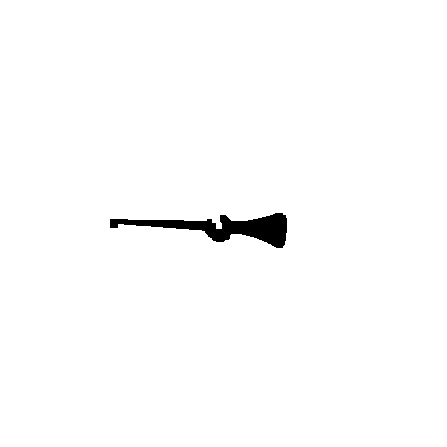
#> input picture src/mascara.jpg, 447 x 447 px, found by its file name
$ python angulo.py
#> lines starting #> are read from the running program, lines starting #| are printed output that depends on the picture; after the words box and inside, x2 and y2 are one past the last pixel; in counts of white or black regions, pixels touching at a corner belong together
import cv2
import numpy as np

# Cargar la máscara segmentada
mascara_aguja = cv2.imread('src/mascara.jpg', cv2.IMREAD_GRAYSCALE)
#> mascara_aguja is the input picture: shape (447, 447); min 0, max 255, mean 251.9

# Mostrar la máscara segmentada para verificar su contenido
cv2.imshow('mascara_segmentada', mascara_aguja)
cv2.waitKey(0)

# Invertir la máscara para que la aguja sea blanca sobre fondo negro
mascara_aguja_inv = cv2.bitwise_not(mascara_aguja)
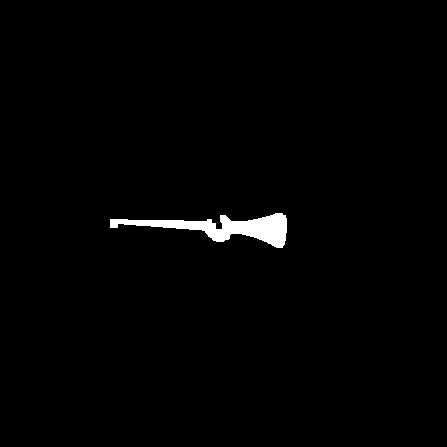
#> mascara_aguja_inv: shape (447, 447); min 0, max 255, mean 3.1

# Mostrar la máscara invertida para verificar
cv2.imshow('mascara_invertida', mascara_aguja_inv)
cv2.waitKey(0)

# Encontrar el contorno de la aguja
contornos, _ = cv2.findContours(mascara_aguja_inv, cv2.RETR_EXTERNAL, cv2.CHAIN_APPROX_SIMPLE)
#> contornos = 32 contours, 31 with area under 20; largest, box (x1, y1, x2, y2) and area: (104, 208, 288, 248) 2589

if contornos:
    # Ajustar una línea recta a los puntos del contorno
    contorno = max(contornos, key=cv2.contourArea)
#> contorno = contour of 491 points, box (x1, y1, x2, y2) (104, 208, 288, 248), area 2589
    [vx, vy, x, y] = cv2.fitLine(contorno, cv2.DIST_L2, 0, 0.01, 0.01)
#> vx = [1]; vy = [0.0154]; x = [217.5]; y = [228.4]

    # Asegurarse de que los valores sean escalares
    vx, vy, x, y = vx[0], vy[0], x[0], y[0]
#> vx = 1; vy = 0.0154; x = 217.5; y = 228.4

    # Calcular dos puntos en la línea ajustada
    lefty = int((-x * vy / vx) + y)
#> lefty = 225
    righty = int(((mascara_aguja_inv.shape[1] - x) * vy / vx) + y)
#> righty = 231

    # Crear una imagen en blanco para mostrar la línea ajustada
    imagen_resultante = np.ones((mascara_aguja_inv.shape[0], mascara_aguja_inv.shape[1], 3), dtype=np.uint8) * 255

    # Calcular la intersección de la línea ajustada con la línea vertical
    height, width = imagen_resultante.shape[:2]
#> height = 447; width = 447
    interseccion_x = width // 2
#> interseccion_x = 223
    interseccion_y = int((interseccion_x - x) * vy / vx + y)
#> interseccion_y = 228

    # Dibujar la línea ajustada desde la intersección hacia la izquierda
    cv2.line(imagen_resultante, (interseccion_x, interseccion_y), (0, lefty), (0, 0, 0), 2)
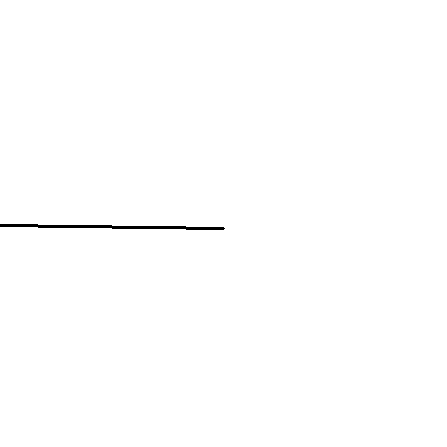
#> imagen_resultante: shape (447, 447, 3); 99.7% white; 1 black region, box (x1, y1, x2, y2) and area: (0, 224, 225, 230) 673

    # Dibujar la línea vertical desde la intersección hacia abajo
    cv2.line(imagen_resultante, (interseccion_x, interseccion_y), (interseccion_x, height), (255, 0, 0), 2)
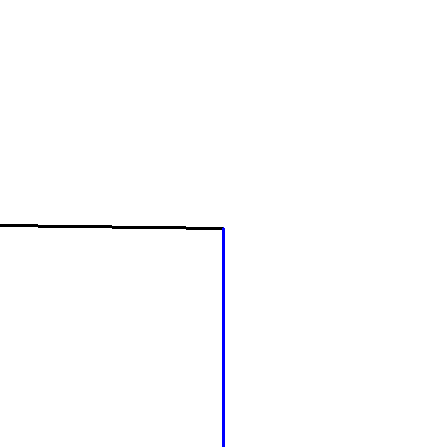
#> imagen_resultante: shape (447, 447, 3); 0.33% of pixels changed, all inside (x1, y1, x2, y2) = (222, 227, 225, 447); drawn as B, G, R

    # Calcular el ángulo entre la línea ajustada y la línea vertical usando el producto punto
    vector_aguja = np.array([vx, vy])
#> vector_aguja = [1, 0.0154]
    vector_vertical = np.array([0, 1])

    dot_product = np.dot(vector_aguja, vector_vertical)
#> dot_product = 0.0154
    magnitudes = np.linalg.norm(vector_aguja) * np.linalg.norm(vector_vertical)
#> magnitudes = 1
    angle_radians = np.arccos(dot_product / magnitudes)
#> angle_radians = 1.56
    angle_degrees = np.degrees(angle_radians)
#> angle_degrees = 89.12

    # Ajustar el ángulo para que sea de 0 a 360 grados
    if vy < 0:
        angle_degrees = 360 - angle_degrees

    print(f'Ángulo entre la aguja y la línea vertical: {angle_degrees:.2f} grados')
#| Ángulo entre la aguja y la línea vertical: 89.12 grados

    # Mostrar la imagen resultante con las líneas dibujadas
    cv2.imshow('imagen_resultante', imagen_resultante)
    cv2.waitKey(0)
    cv2.destroyAllWindows()
else:
    print("No se encontraron contornos en la máscara segmentada.")
